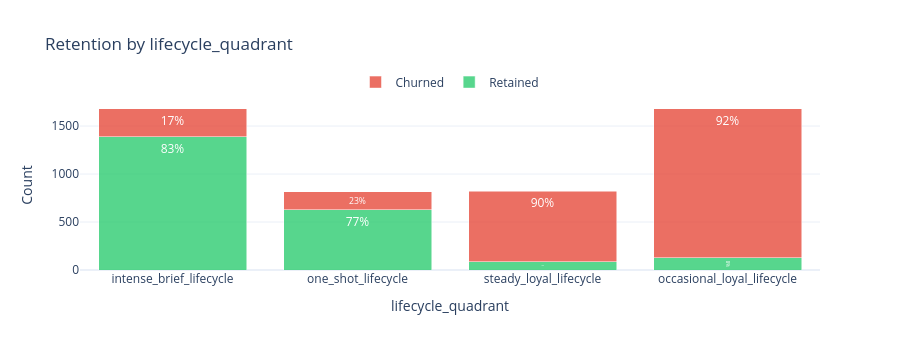
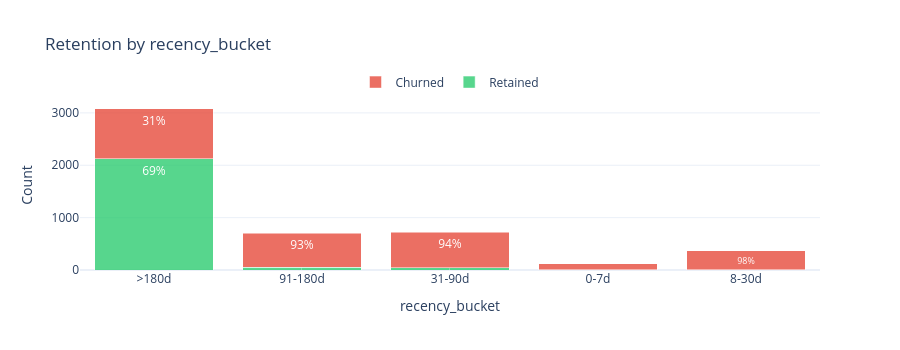

Notebook code cell kept with these figures, in order:
### Markdown cell above
## 5.6 Categorical Feature Analysis

Retention rates by category help identify which segments are at higher risk.

**📖 What to Look For:**
- Categories with **low retention rates** = high-risk segments for intervention
- **Large variation** across categories = strong predictive feature
- **Small categories** with extreme rates may be unreliable (small sample size)

**📊 Metrics Explained:**
- **Retention Rate**: % of customers in category who were retained
- **Lift**: How much better/worse than overall retention rate (>1 = better, <1 = worse)
- **Cramér's V**: Strength of association (0-1 scale, like correlation for categorical)

### Code cell
from customer_retention.stages.profiling import CategoricalTargetAnalyzer

if findings.target_column:
    target = findings.target_column
    overall_retention = df[target].mean()

    categorical_cols = [
        name for name, col in findings.columns.items()
        if col.inferred_type in [ColumnType.CATEGORICAL_NOMINAL, ColumnType.CATEGORICAL_ORDINAL]
        and name not in TEMPORAL_METADATA_COLS
    ]

    print("=" * 80)
    print("CATEGORICAL FEATURE ANALYSIS")
    print("=" * 80)
    print(f"Overall retention rate: {overall_retention:.1%}")

    if categorical_cols:
        # Use framework analyzer for summary
        cat_analyzer = CategoricalTargetAnalyzer(min_samples_per_category=10)
        summary_df = cat_analyzer.analyze_multiple(df, categorical_cols, target)

        print("\n📈 Categorical Feature Strength (Cramér's V):")
        print("-" * 60)
        for _, row in summary_df.iterrows():
            if row["cramers_v"] >= 0.3:
                strength = "Strong"
                emoji = "🔴"
            elif row["cramers_v"] >= 0.1:
                strength = "Moderate"
                emoji = "🟡"
            else:
                strength = "Weak"
                emoji = "🟢"
            sig = "***" if row["p_value"] < 0.001 else "**" if row["p_value"] < 0.01 else "*" if row["p_value"] < 0.05 else ""
            print(f"  {emoji} {row['feature']}: V={row['cramers_v']:.3f} ({strength}) {sig}")

        # Detailed analysis for each categorical feature
        for col_name in categorical_cols[:5]:
            result = cat_analyzer.analyze(df, col_name, target)

            print(f"\n{'='*60}")
            print(f"📊 {col_name.upper()}")
            print("="*60)

            # Display stats table
            if len(result.category_stats) > 0:
                display_stats = result.category_stats[['category', 'total_count', 'retention_rate', 'lift', 'pct_of_total']].copy()
                display_stats['retention_rate'] = display_stats['retention_rate'].apply(lambda x: f"{x:.1%}")
                display_stats['lift'] = display_stats['lift'].apply(lambda x: f"{x:.2f}x")
                display_stats['pct_of_total'] = display_stats['pct_of_total'].apply(lambda x: f"{x:.1%}")
                display_stats.columns = [col_name, 'Count', 'Retention Rate', 'Lift', '% of Data']
                display_table(display_stats)

                # Stacked bar chart
                cat_stats = result.category_stats
                categories = cat_stats['category'].tolist()
                retained_counts = cat_stats['retained_count'].tolist()
                churned_counts = cat_stats['churned_count'].tolist()

                fig = go.Figure()

                fig.add_trace(go.Bar(
                    name='Retained',
                    x=categories,
                    y=retained_counts,
                    marker_color='rgba(46, 204, 113, 0.8)',
                    text=[f"{r/(r+c)*100:.0f}%" for r, c in zip(retained_counts, churned_counts)],
                    textposition='inside',
                    textfont=dict(color='white', size=12)
                ))

                fig.add_trace(go.Bar(
                    name='Churned',
                    x=categories,
                    y=churned_counts,
                    marker_color='rgba(231, 76, 60, 0.8)',
                    text=[f"{c/(r+c)*100:.0f}%" for r, c in zip(retained_counts, churned_counts)],
                    textposition='inside',
                    textfont=dict(color='white', size=12)
                ))

                fig.update_layout(
                    barmode='stack',
                    title=f"Retention by {col_name}",
                    xaxis_title=col_name,
                    yaxis_title="Count",
                    template='plotly_white',
                    height=350,
                    legend=dict(orientation="h", yanchor="bottom", y=1.02, xanchor="center", x=0.5)
                )
                display_figure(fig)

                # Flag high-risk categories from framework result
                if result.high_risk_categories:
                    print("\n  ⚠️ High-risk categories (lift < 0.9x):")
                    for cat in result.high_risk_categories:
                        cat_row = cat_stats[cat_stats['category'] == cat].iloc[0]
                        print(f"     • {cat}: {cat_row['retention_rate']:.1%} retention ({cat_row['lift']:.2f}x lift)")
    else:
        print("\n  ℹ️ No categorical columns detected.")
else:
    print("No target column available for categorical analysis.")

### Figure 1 — Plotly figure (JSON) as saved in the notebook; plotly's stock layout.template omitted (floating-point values rounded to 4 significant figures)
{"data": [{"marker": {"color": "rgba(46, 204, 113, 0.8)"}, "name": "Retained", "text": ["83%", "77%", "10%", "8%"], "textfont": {"color": "white", "size": 12}, "textposition": "inside", "type": "bar", "x": ["intense_brief_lifecycle", "one_shot_lifecycle", "steady_loyal_lifecycle", "occasional_loyal_lifecycle"], "y": [1388, 626, 85, 128]}, {"marker": {"color": "rgba(231, 76, 60, 0.8)"}, "name": "Churned", "text": ["17%", "23%", "90%", "92%"], "textfont": {"color": "white", "size": 12}, "textposition": "inside", "type": "bar", "x": ["intense_brief_lifecycle", "one_shot_lifecycle", "steady_loyal_lifecycle", "occasional_loyal_lifecycle"], "y": [291, 190, 735, 1555]}], "layout": {"barmode": "stack", "height": 350, "legend": {"orientation": "h", "x": 0.5, "xanchor": "center", "y": 1.02, "yanchor": "bottom"}, "title": {"text": "Retention by lifecycle_quadrant"}, "xaxis": {"title": {"text": "lifecycle_quadrant"}}, "yaxis": {"title": {"text": "Count"}}}}

### Figure 2 — Plotly figure (JSON) as saved in the notebook; plotly's stock layout.template omitted (floating-point values rounded to 4 significant figures)
{"data": [{"marker": {"color": "rgba(46, 204, 113, 0.8)"}, "name": "Retained", "text": ["69%", "7%", "6%", "5%", "2%"], "textfont": {"color": "white", "size": 12}, "textposition": "inside", "type": "bar", "x": [">180d", "91-180d", "31-90d", "0-7d", "8-30d"], "y": [2121, 49, 43, 6, 8]}, {"marker": {"color": "rgba(231, 76, 60, 0.8)"}, "name": "Churned", "text": ["31%", "93%", "94%", "95%", "98%"], "textfont": {"color": "white", "size": 12}, "textposition": "inside", "type": "bar", "x": [">180d", "91-180d", "31-90d", "0-7d", "8-30d"], "y": [963, 653, 682, 117, 356]}], "layout": {"barmode": "stack", "height": 350, "legend": {"orientation": "h", "x": 0.5, "xanchor": "center", "y": 1.02, "yanchor": "bottom"}, "title": {"text": "Retention by recency_bucket"}, "xaxis": {"title": {"text": "recency_bucket"}}, "yaxis": {"title": {"text": "Count"}}}}
